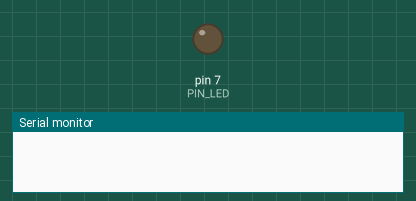
Recording of a sketch running on a simulated Arduino Uno, built with avr-gcc and run on an emulated ATmega328P. On the bench: output pins drawn as LEDs (lit = HIGH), the last lines printed to the serial monitor.

Above: at 0.1 s.
At 2.1 s:
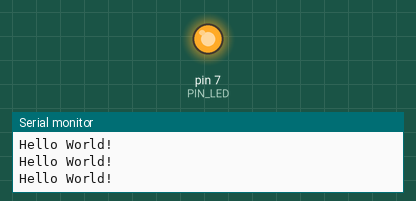
Timing chart, 0 to 3.6 s (numbered marks = the images above):
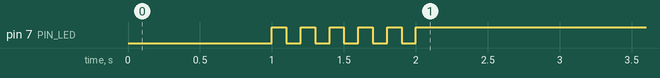

The sketch:

bread_test_1.ino
```cpp
#define PIN_LED 7
void setup() {
  pinMode(PIN_LED, OUTPUT);
  Serial.begin(115200);

  digitalWrite(PIN_LED, 0);
  delay(1000);

  int i = 0;
  for ( i = 0; i < 5; i++) {
    Serial.println("Hello World!");
    digitalWrite(PIN_LED, 1);
    delay(100);
    digitalWrite(PIN_LED, 0);
    delay(100);
  }

  digitalWrite(PIN_LED, 1);
}

void loop() {
}
```
